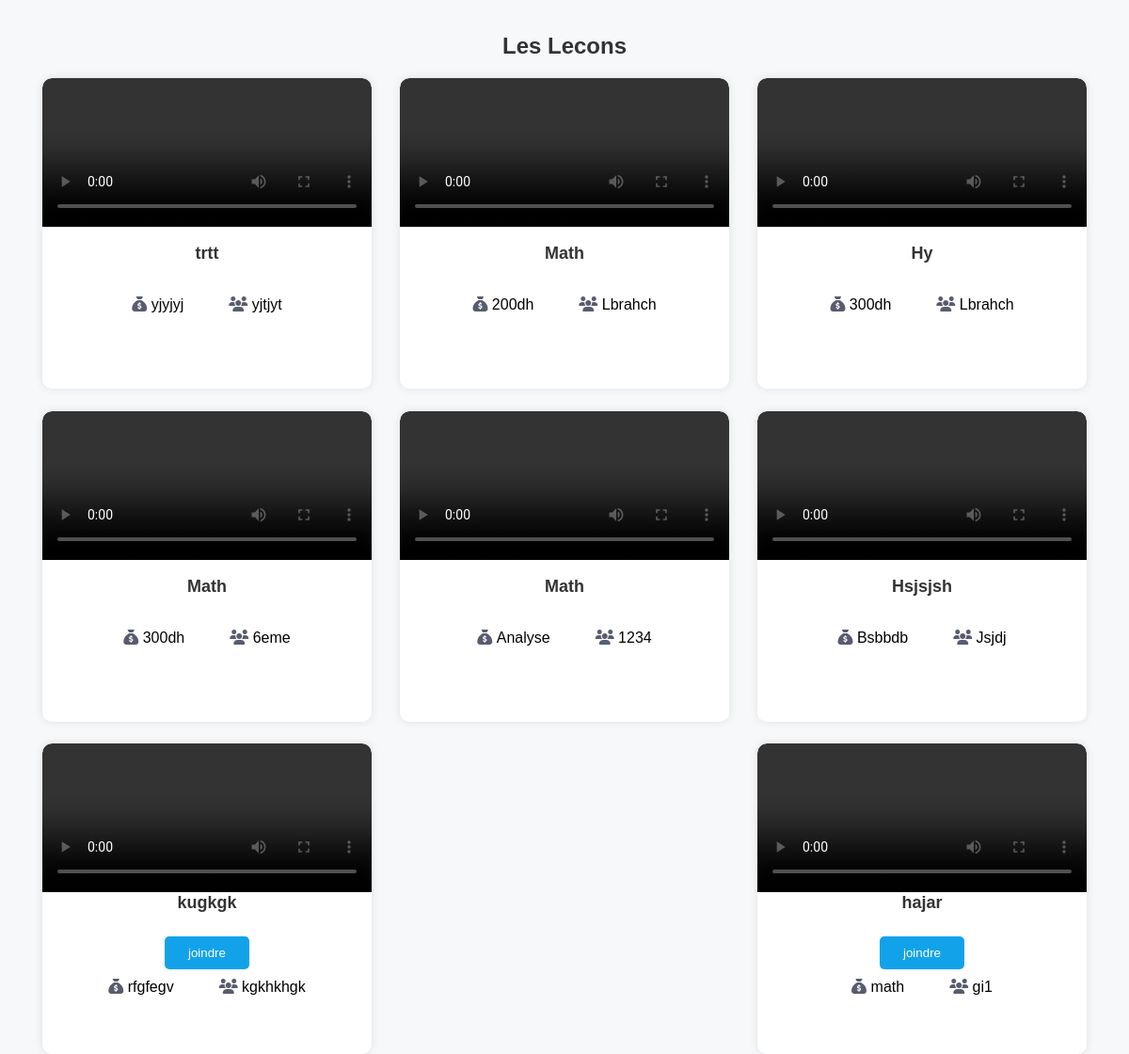
The page /view_formation.php on the database its author committed.
### tables this page shows
CREATE TABLE `formation` (
  `id` int(11) NOT NULL,
  `Enseignants_id` int(100) NOT NULL,
  `title` varchar(255) NOT NULL,
  `liés` text DEFAULT NULL,
  `public` varchar(100) DEFAULT NULL,
  `Exigences` text DEFAULT NULL,
  `video` varchar(255) DEFAULT NULL,
  `status` varchar(10) NOT NULL,
  `date` date NOT NULL DEFAULT current_timestamp()
);

### view_formation.php (the view, shortened to what this page needs)
<?php
include './components/connect.php';
if(isset($_SESSION['étudiant_id'])){
    $étudiant_id = $_SESSION['étudiant_id'];
}else{
    $étudiant_id = '';
};
?>
<!DOCTYPE html>
<html lang="en">
<head>
   <link rel="stylesheet" href="https://cdnjs.cloudflare.com/ajax/libs/font-awesome/6.1.1/css/all.min.css">
   <link rel="stylesheet" href="./css/style.css">
</head>
<body>
    <div class="li">
        <h2 class="titers">Les Lecons</h2>
    </div>
   <div class="divEnse">
            <?php
                         $select_formation = $conn->prepare("SELECT * FROM `formation`");
                         $select_formation->execute();
                         if($select_formation->rowCount() > 0){
                         while($fetch_formation = $select_formation->fetch(PDO::FETCH_ASSOC)){
                             $formation_id = $fetch_formation['id'];
                             $formation_cl = $conn->prepare("SELECT * FROM `demanders` WHERE formation_id = ? AND étudiant_id = ?");
                             $formation_cl->execute([$formation_id, $étudiant_id]);
                    ?>
            <div class="contlecons">
    <video controls class="leconfimg">
        <source src="./uploaded_videos/<?= $fetch_formation['video']; ?>" type="video/mp4">
    </video>
    <div class="infole">
        <div class="courtitre"><?= $fetch_formation['title']; ?></div>
        <form action="" method="POST">
            <button type="submit" class="join" name="ajoute" style="<?php if($formation_cl->rowCount() > 0){ echo 'display:none;'; } ?>  ">joindre</button>
        </form>
        <div class="do">
            <div class="Prix"><?= $fetch_formation['Exigences']; ?> <i class="fa-solid fa-sack-dollar"></i></div>
            <div class="but"><?= $fetch_formation['public']; ?> <i class="fa-solid fa-users"></i></div>
        </div>
    </div>
</div>
<?php }} ?>
</div>
</body>
</html>

### css/style.css (style rules this page uses)
* { margin: 0; padding: 0; }
.divEnse { height: 350px; display: flex; align-items: center; justify-content: center; gap: 1%; padding: 0px 25px; }
.contlecons { width: 31%; height: 330px; background: white; box-shadow: rgba(9, 30, 66, 0.25) 0px 4px 8px -2px, rgba(9, 30, 66, 0.08) 0px 0px 0px 1px; }
i.fa-solid.fa-sack-dollar , i.fa-solid.fa-users { color: #181d38b8; }
.li { width: 100%; display: flex; align-items: center; justify-content: center; margin-top: 35px; font-size: 19px; }
.infole { height: 34%; display: flex; flex-direction: column; justify-content: center; align-items: center; gap: 10px; padding: 0px 21px; text-align: center; }
.courtitre { font-size: 19px; font-weight: bold; }
.join { background: #12a2e9; border: none; color: white; width: 90px; height: 35px; display: flex; align-items: center; justify-content: center; border-radius: 5px; }
.do { width: 100%; display: flex; justify-content: center; gap: 15%; margin-bottom: 10px; }
.Prix , .but { direction: rtl; }
video.leconfimg { width: 100%; height: 48%; }

### view_formation.php (style rules this page uses)
* { box-sizing: border-box; margin: 0; padding: 0; }
body { font-family: Arial, sans-serif; background-color: #eeeff36e; margin: 20px; }
.li { text-align: center; margin-bottom: 20px; }
.titers { font-size: 24px; color: #333; }
.divEnse { display: flex; flex-wrap: wrap; justify-content: space-between; }
.contlecons { width: calc(33.33% - 20px); background-color: #fff; border-radius: 10px; box-shadow: 0 0 10px rgba(0, 0, 0, 0.1); margin-bottom: 20px; overflow: hidden; transition: transform 0.3s ease; }
.contlecons video { width: 100%; border-top-left-radius: 10px; border-top-right-radius: 10px; }
.infole { padding: 15px; }
.courtitre { font-size: 18px; font-weight: bold; color: #333; margin-bottom: 5px; }

### rows shown on the page
formation: title "trtt", Exigences "yjyjyj", public "yjtjyt"
formation: title "Math", Exigences "200dh", public "Lbrahch"
formation: title "Hy", Exigences "300dh", public "Lbrahch"
formation: title "Math", Exigences "300dh", public "6eme"
formation: title "Math", Exigences "Analyse", public "1234"
formation: title "Hsjsjsh", Exigences "Bsbbdb", public "Jsjdj"
formation: title "kugkgk", Exigences "rfgfegv", public "kgkhkhgk"
formation: title "hajar", public "gi1"
